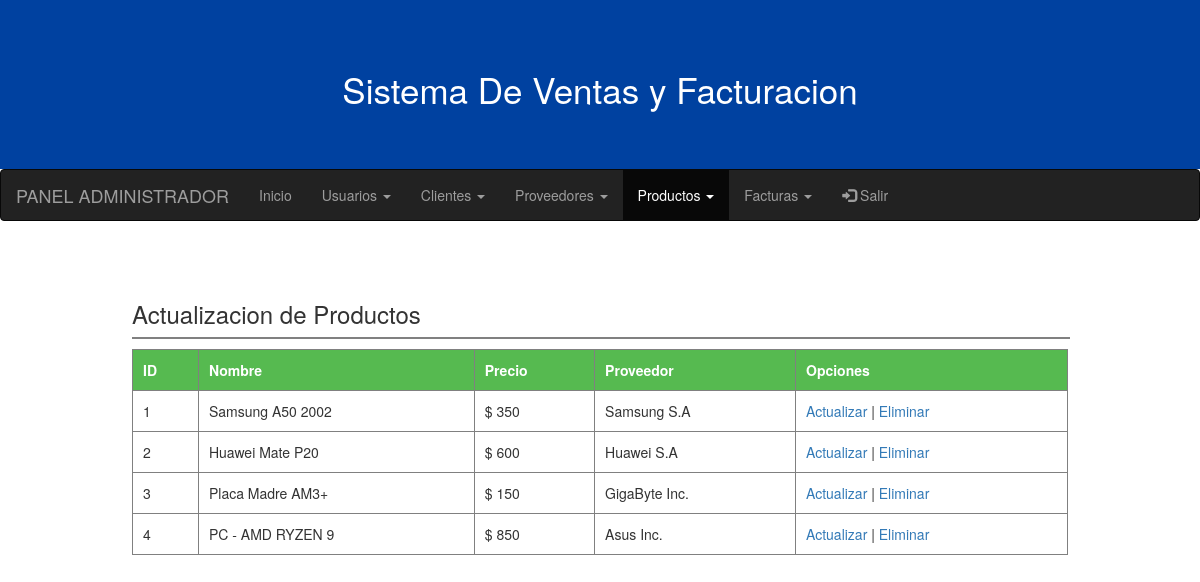
Page /Sistema/InicioAdmin/lista-productos.php on the committed database.
### tables this page shows
CREATE TABLE `productos` (
  `id_producto` int(11) NOT NULL AUTO_INCREMENT,
  `id_proveedor` int(11) NOT NULL,
  `nombre_producto` varchar(50) NOT NULL,
  `precio` int(11) NOT NULL,
  PRIMARY KEY (`id_producto`),
  KEY `productos_fk` (`id_proveedor`),
  CONSTRAINT `productos_fk` FOREIGN KEY (`id_proveedor`) REFERENCES `proveedor` (`id_proveedor`)
);

CREATE TABLE `proveedor` (
  `id_proveedor` int(11) NOT NULL AUTO_INCREMENT,
  `nombre` varchar(50) NOT NULL,
  `apellido` varchar(50) DEFAULT NULL,
  `telefono` int(11) NOT NULL,
  `direccion` varchar(50) NOT NULL,
  PRIMARY KEY (`id_proveedor`)
);

### Sistema/InicioAdmin/lista-productos.php (the view, shortened to what this page needs)
<!DOCTYPE html>
<html lang="es">
<head>
  <link rel="stylesheet" href="https://maxcdn.bootstrapcdn.com/bootstrap/3.4.1/css/bootstrap.min.css">
    <link rel="stylesheet" href="../css/usuarios.css">
</head>
<body>
  <div class="ban">
    <h3 class="s-t">Sistema De Ventas y Facturacion</h3>
  </div>
  <nav class="navbar navbar-inverse">
    <div class="container-fluid">
      <div class="navbar-header">
        <a class="navbar-brand" href="#">PANEL ADMINISTRADOR</a>
      </div>
      <ul class="nav navbar-nav">
        <ul class="nav navbar-nav">
          <li class=""><a href="index.php">Inicio</a></li>
          <li class="dropdown">
          <a class="dropdown-toggle" data-toggle="dropdown" href="#">Usuarios
          <span class="caret"></span></a>
          </li>
          <li class="dropdown">
          <a class="dropdown-toggle" data-toggle="dropdown" href="#">Clientes
          <span class="caret"></span></a>
          </li>
          <li class="dropdown">
          <a class="dropdown-toggle" data-toggle="dropdown" href="#">Proveedores
          <span class="caret"></span></a>
          </li>
          <li class="dropdown active">
          <a class="dropdown-toggle" data-toggle="dropdown" href="#">Productos
          <span class="caret"></span></a>
          </li>
          <li class="dropdown">
          <a class="dropdown-toggle" data-toggle="dropdown" href="#">Facturas
          <span class="caret"></span></a>
          </li>
        </ul>
      <ul class="nav navbar-nav navbar-right">
        <li><a href="../php/salir.php"><span class="glyphicon glyphicon-log-in"></span>    Salir</a></li>
      </ul>
    </div>
  </nav>
  <section id="container">
    <div class="lista-f">
      <h3>Actualizacion de Productos</h3>
      <hr>
      <table>
        <tr>
          <th>ID</th>
          <th>Nombre</th>
          <th>Precio</th>
          <th>Proveedor</th>
          <th>Opciones</th>
        </tr>
        <?php
            $conexion = mysqli_connect("localhost", "root", "", "Tienda");
            $query = mysqli_query($conexion, "SELECT o.id_producto, o.nombre_producto, o.precio, p.nombre, p.apellido
                                              FROM productos o
                                              INNER JOIN proveedor p
                                              ON o.id_proveedor = p.id_proveedor");
            $result = mysqli_num_rows($query);
            if($result > 0)
            {
              while ($data = mysqli_fetch_array($query))
              {
            ?>
              <tr>
                <td><?php echo $data['id_producto']; ?></td>
                <td><?php echo $data['nombre_producto']; ?></td>
                <td><?php echo "$ ".$data['precio'];?></td>
                <td><?php echo $data['nombre']." ".$data['apellido']; ?></td>
                <td>
                  <a href="actualizar-producto.php?id=<?php echo $data['id_producto']; ?>">Actualizar</a> |
                  <a href="eliminar-producto.php?id=<?php echo $data['id_producto']; ?>">Eliminar</a>
                </td>
              </tr>
              <?php
                }
              }
              ?>
      </table>
    </div>
  </section>
</body>
</html>

### Sistema/css/usuarios.css (style rules this page uses)
#container { padding: 90px 15px 15px; margin-top: -50px; }
.lista-f { width: 80%; margin: auto; }
hr { border: 1px solid gray; width: 100%; display: block; margin: 10px 0; }
table { border-collapse: collapse; width: 100%; border: 1px solid gray; }
table th { text-align: left; padding: 10px; background-color: #56ba50; color: white; border: 1px solid gray; }
table td { padding: 10px; border: 1px solid gray; }
.ban { text-align: center; color: white; background-color: #0041a0; padding: 50px; }
.s-t { font-size: 35px; }

### rows in the picture
productos: id_producto "1", nombre_producto "Samsung A50 2002", precio "350", id_proveedor.nombre "Samsung", id_proveedor.apellido "S.A"
productos: id_producto "2", nombre_producto "Huawei Mate P20", precio "600", id_proveedor.nombre "Huawei", id_proveedor.apellido "S.A"
productos: id_producto "3", nombre_producto "Placa Madre AM3+", precio "150", id_proveedor.nombre "GigaByte", id_proveedor.apellido "Inc."
productos: id_producto "4", nombre_producto "PC - AMD RYZEN 9", precio "850", id_proveedor.nombre "Asus", id_proveedor.apellido "Inc."
